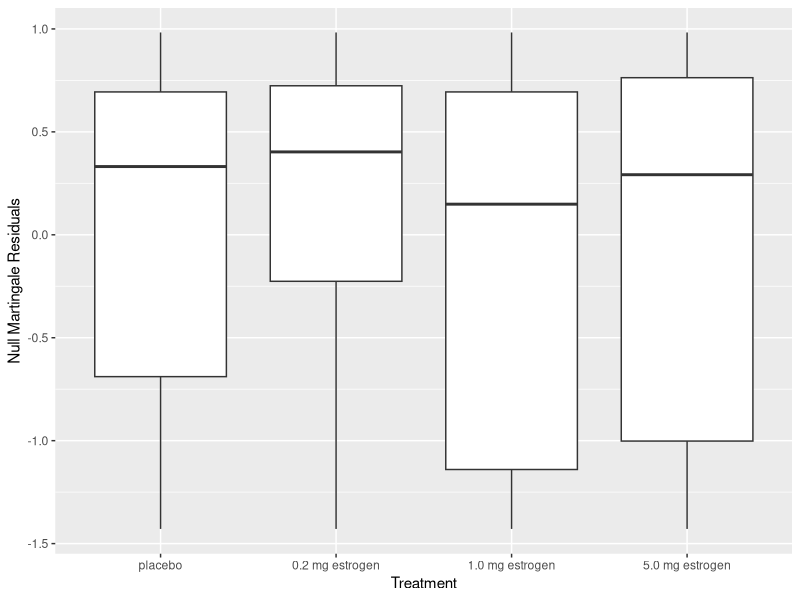
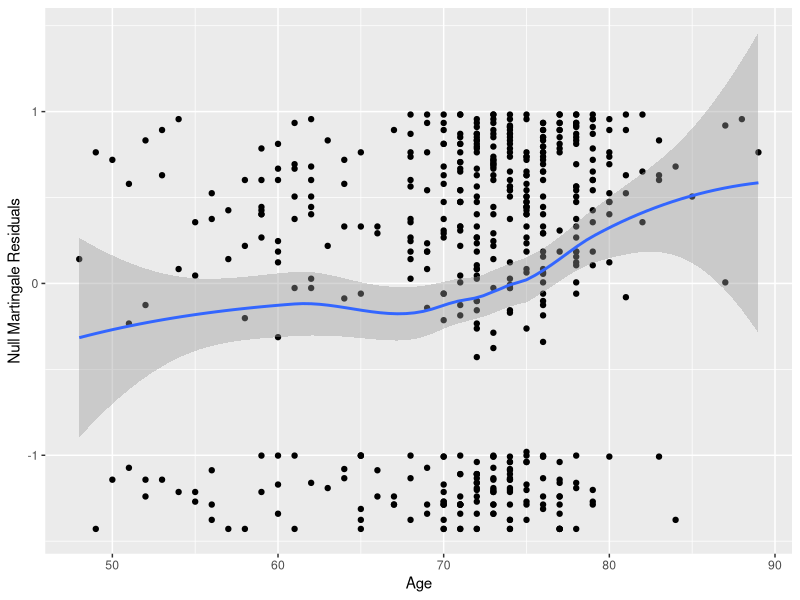
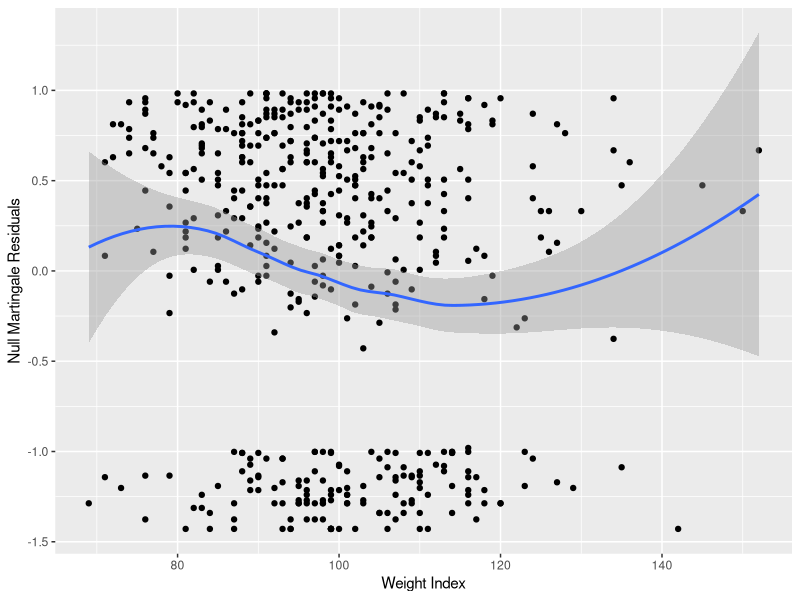
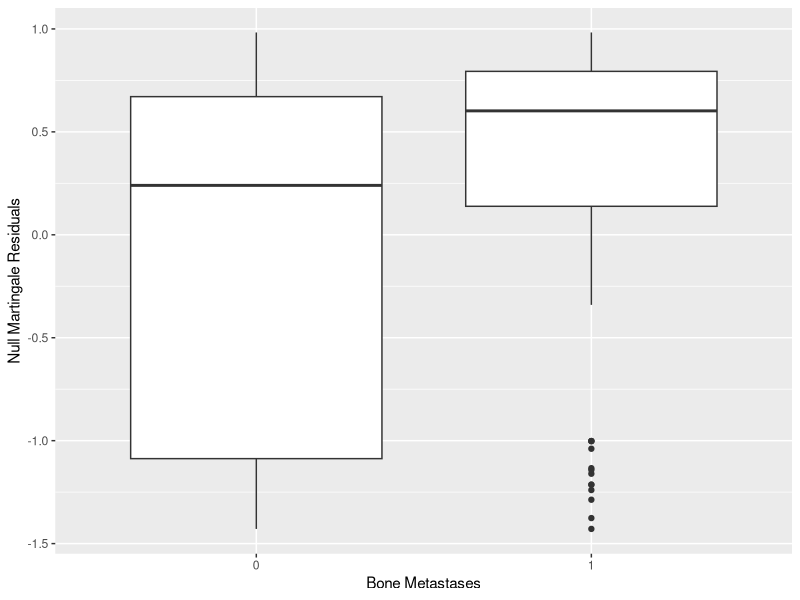
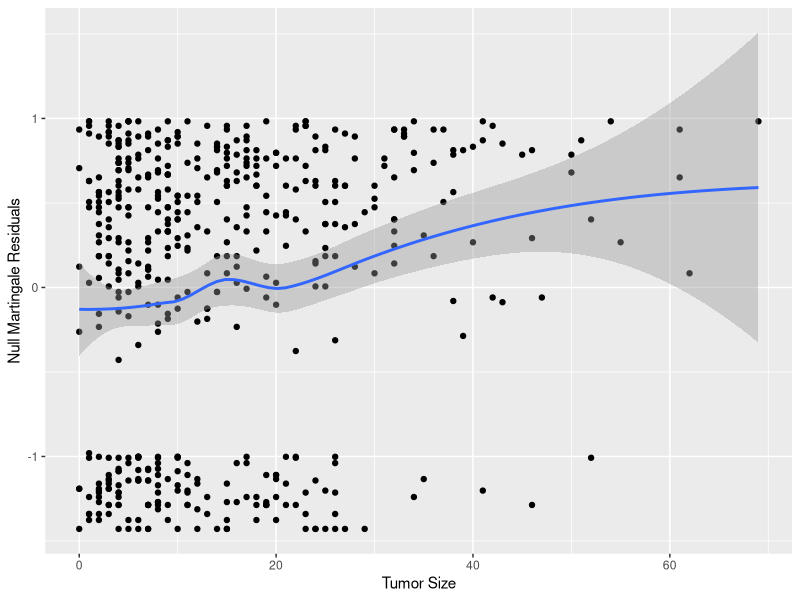
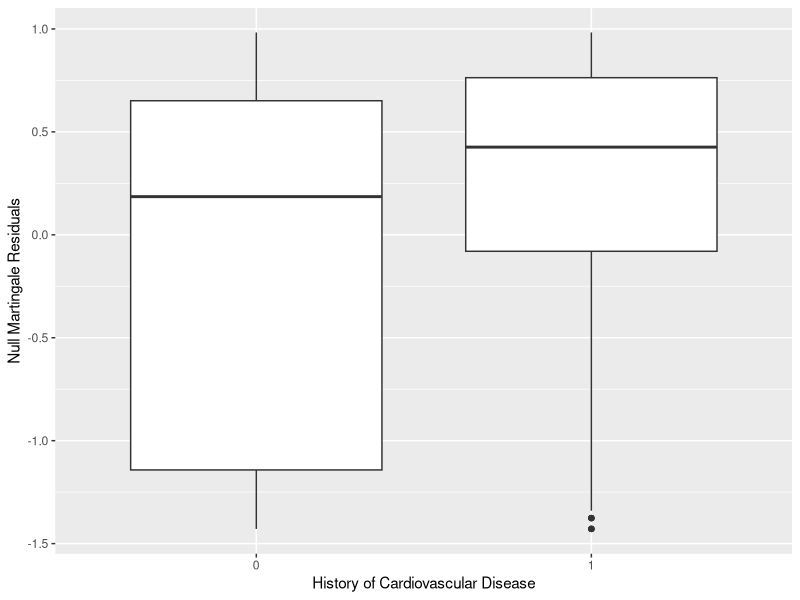
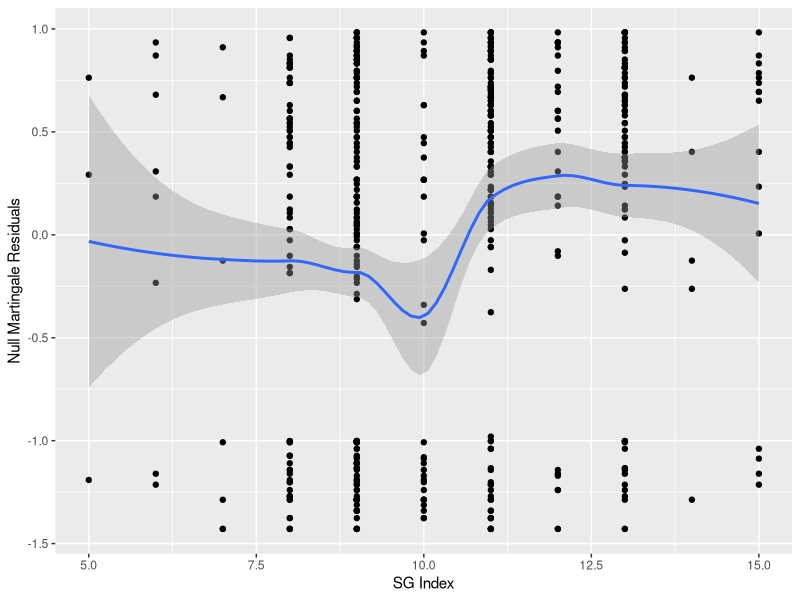
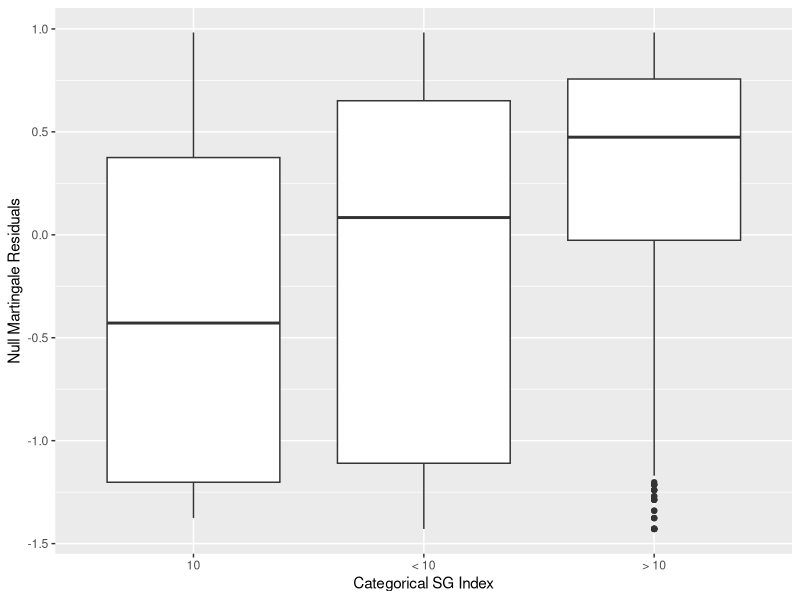

Reproduce these figures in R, in order.
## ---- chunk 1
library(survival)
library(tidyverse)
library(rpart)
## ---- chunk 2
pc <- read.csv("prostate.tsv", 
               sep = "\t",
               header = TRUE)

pc$rx <- fct_relevel(pc$rx, "placebo")

#IMPUTE VALUES USING RECURSIVE PARTITIONING

#SG
rp <- rpart(sg ~ age + wt + hx + sbp + dbp + hg + sz + ap + bm,
            data = pc)

idx <- which(is.na(pc$sg))
pc$i.sg <- pc$sg
pc$i.sg[idx] <- round(predict(rp, newdata = pc[idx,]),0)

rm(idx, rp)

#CATEGORICAL SG
pc$sgcat <- ifelse(pc$i.sg == 10, "10", ifelse(pc$i.sg < 10, "< 10", "> 10"))

pc$sgcat <- fct_relevel(pc$sgcat, "10")

#SIZE OF TUMOR
rp <- rpart(sz ~ age + wt + hx + sbp + dbp + hg + sg + ap + bm,
            data = pc)

idx <- which(is.na(pc$sz))
pc$i.sz <- pc$sz
pc$i.sz[idx] <- round(predict(rp, newdata = pc[idx,]),0)

rm(rp, idx)

#AGE
rp <- rpart(age ~ wt + hx + sbp + dbp + hg + sg + ap + bm + sz,
            data = pc)

idx <- which(is.na(pc$age))
pc$i.age <- pc$age
pc$i.age[idx] <- round(predict(rp, newdata = pc[idx,]),0)

rm(rp, idx)

#WEIGHT INDEX
rp <- rpart(wt ~ age + hx + sbp + dbp + hg + sg + ap + bm + sz,
            data = pc)

idx <- which(is.na(pc$wt))
pc$i.wt <- pc$wt
pc$i.wt[idx] <- round(predict(rp, newdata = pc[idx,]),0)

rm(rp, idx)

#BP RATIO
pc$bpratio <- pc$sbp/pc$dbp

#DEAD STATUS
pc$dead <- ifelse(pc$status == "alive", 0, 1)

#FACTOR CARDIOVASCULAR HISTORY
pc$hx <- as.factor(pc$hx)

#FACTOR STAGE
pc$stage <- as.factor(pc$stage)

#FACTOR BONE METASTASES
pc$bm <- as.factor(pc$bm)

#NULL MODEL
cph.null <- coxph(Surv(dtime, dead) ~ 1,
                  data = pc)

pc$null.mr <- residuals(cph.null, type = "martingale")

## ---- chunk 3

summary(as.factor(pc$dead))
## ---- chunk 4
summary(pc$rx)
## ---- chunk 5

# BOXPLOT TREATMENT VS NULL

ggplot(pc) +
  aes(x = rx, y = null.mr) +
  geom_boxplot() +
  labs(x = "Treatment", y = "Null Martingale Residuals")
## ---- chunk 6
summary(pc$i.age)
## ---- chunk 7

# AGE VS NULL

ggplot(pc) +
  aes(x = i.age, y = null.mr) +
  geom_point() +
  geom_smooth() +
  labs(x = "Age", y = "Null Martingale Residuals")
## ---- chunk 8
summary(pc$i.wt)
## ---- chunk 9

# WEIGHT VS NULL

ggplot(pc) +
  aes(x = i.wt, y = null.mr) +
  geom_point() +
  geom_smooth() +
  labs(x = "Weight Index", y = "Null Martingale Residuals")
## ---- chunk 10
summary(pc$bm)
## ---- chunk 11

# BOXPLOT BONE METASTESES VS NULL

ggplot(pc) +
  aes(x = bm, y = null.mr) +
  geom_boxplot() +
  labs(x = "Bone Metastases", y = "Null Martingale Residuals")
## ---- chunk 12
summary(pc$i.sz)
## ---- chunk 13

# SIZE OF TUMOR VS NULL

ggplot(pc) +
  aes(x = i.sz, y = null.mr) +
  geom_point() +
  geom_smooth() +
  labs(x = "Tumor Size", y = "Null Martingale Residuals")
## ---- chunk 14
summary(pc$hx)
## ---- chunk 15

# BOXPLOT HISTORY OF CARDIO VS NULL

ggplot(pc) +
  aes(x = hx, y = null.mr) +
  geom_boxplot() +
  labs(x = "History of Cardiovascular Disease", y = "Null Martingale Residuals")
## ---- chunk 16
summary(pc$i.sg)
## ---- chunk 17

# SG INDEX VS NULL

ggplot(pc) +
  aes(x = i.sg, y = null.mr) +
  geom_point() +
  geom_smooth() +
  labs(x = "SG Index", y = "Null Martingale Residuals")
## ---- chunk 18

# BOXPLOT SG INDEX CATEGORICAL VS NULL

ggplot(pc) +
  aes(x = sgcat, y = null.mr) +
  geom_boxplot() +
  labs(x = "Categorical SG Index", y = "Null Martingale Residuals")
## ---- chunk 19
# EVERYONE

km <- survfit(Surv(dtime, dead) ~ 1, data = pc)

par(mar = c(4,4,1,1))
plot(km,
     xlab = "Time in months",
     ylab = "Survival Probability")
## ---- chunk 20
# BY TREATMENT

km.rx <- survfit(Surv(dtime, dead) ~ rx,
        data = pc)

par(mar = c(4,4,1,1))
plot(km.rx,
     xlab = "Time in months",
     ylab = "Survival Probability",
     col = c("#66c2a5", "#fc8d62", "#8da0cb", "#e78ac3"),
     lwd = 2)
abline(h = 0.5)
legend(55, 0.95, legend=c("Placebo", "0.2 mg Estrogen", "1.0 mg Estrogen", "5.0 mg Estrogen"),
       col=c("#66c2a5", "#fc8d62", "#8da0cb", "#e78ac3"), lty = 1, cex=0.8)
## ---- chunk 21
# BY Bone Metasteses

km.bm <- survfit(Surv(dtime, dead) ~ bm,
        data = pc)

par(mar = c(4,4,1,1))
plot(km.bm,
     xlab = "Time in months",
     ylab = "Survival Probability",
     col = c("#66c2a5", "#fc8d62"),
     lwd = 2)
abline(h = 0.5)
legend(55, 0.95, legend=c("No Metasteses","Metasteses"),
       col=c("#66c2a5", "#fc8d62"), lty = 1, cex=0.8)
## ---- chunk 22
# BY History of Cardiovascular disease

km.hx <- survfit(Surv(dtime, dead) ~ hx,
        data = pc)

par(mar = c(4,4,1,1))
plot(km.hx,
     xlab = "Time in months",
     ylab = "Survival Probability",
     col = c("#66c2a5", "#fc8d62"),
     lwd = 2)
abline(h = 0.5)
legend(50, 0.95, legend=c("No History of Disease","History of Disease"),
       col=c("#66c2a5", "#fc8d62"), lty = 1, cex=0.8)
## ---- chunk 23
model <- coxph(Surv(dtime,dead)~rx + pspline(i.age) + pspline(i.wt) + bm + i.sz + hx + sgcat, data = pc)
## ---- chunk 24
model
## ---- chunk 25
model0 <- coxph(Surv(dtime,dead)~rx + pspline(i.age), data = pc)

pc$mod0r <- residuals(model0, type = "martingale")

## ---- chunk 26

# WEIGHT VS agerx

ggplot(pc) +
  aes(x = i.wt, y = mod0r) +
  geom_point() +
  geom_smooth() +
  labs(x = "Weight Index", y = "Age_RX Martingale Residuals")
## ---- chunk 27
model1 <- coxph(Surv(dtime,dead)~rx + pspline(i.age) + pspline(i.wt), data = pc)
pc$mod1r <- residuals(model1, type = "martingale")

anova(model0,model1)
## ---- chunk 28

# BM VS model with rx, age^, weight^

ggplot(pc) +
  aes(x = bm, y = mod1r) +
  geom_boxplot() +
  labs(x = "Bone Metastases", y = "Age_RX_wt Martingale Residuals")
## ---- chunk 29
model2 <- coxph(Surv(dtime,dead)~rx + pspline(i.age) + pspline(i.wt) + bm, data = pc)
pc$mod2r <- residuals(model2, type = "martingale")

anova(model1,model2)
## ---- chunk 30

# Tumor size VS age_wt_bm_rx

ggplot(pc) +
  aes(x = i.sz, y = mod2r) +
  geom_point() +
  geom_smooth() +
  labs(x = "Tumor Size", y = "Age_RX_wt_bm Martingale Residuals")
## ---- chunk 31
model3 <- coxph(Surv(dtime,dead)~rx + pspline(i.age) + pspline(i.wt) + bm + i.sz, data = pc)
pc$mod3r <- residuals(model3, type = "martingale")

anova(model2,model3)
## ---- chunk 32

ggplot(pc) +
  aes(x = hx, y = mod3r) +
  geom_boxplot() +
  labs(x = "History of Cardiovascular", y = "Current Martingale Residuals")
## ---- chunk 33
model4 <- coxph(Surv(dtime,dead)~rx + pspline(i.age) + pspline(i.wt) + bm + i.sz + hx, data = pc)
pc$mod4r <- residuals(model4, type = "martingale")

anova(model3,model4)
## ---- chunk 34

ggplot(pc) +
  aes(x = sgcat, y = mod4r) +
  geom_boxplot() +
  labs(x = "SG Categorical", y = "Current Martingale Residuals")

## ---- chunk 35
model5 <- coxph(Surv(dtime,dead)~rx + pspline(i.age) + pspline(i.wt) + bm + i.sz + hx + sgcat, data = pc)
pc$mod5r <- residuals(model5, type = "martingale")

anova(model4,model5)
## ---- chunk 36
p.h.asum <- cox.zph(model, transform = "km")

plot(p.h.asum)
